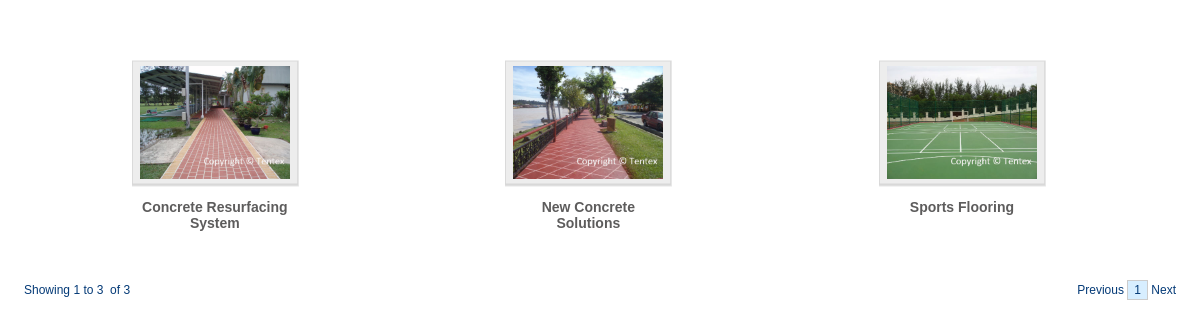
/gallery.php, run on the app's committed database.
### tables this page shows
CREATE TABLE `washington_gallery` (
  `id` int(11) NOT NULL,
  `album_id` int(11) NOT NULL,
  `product_name` varchar(250) NOT NULL,
  `description` longtext NOT NULL,
  `photo1` varchar(250) NOT NULL,
  `position` int(11) NOT NULL,
  `status` varchar(250) NOT NULL
);

CREATE TABLE `album` (
  `album_id` int(11) NOT NULL,
  `album_name` varchar(150) NOT NULL,
  `status` int(11) NOT NULL DEFAULT 0,
  `position` int(11) NOT NULL DEFAULT 0,
  `date_posted` date NOT NULL
);

### gallery_album.php (the view, shortened to what this page needs)
<?php require_once('Connections/pamconnection.php');
$query="select * from album where status=1 order by position asc, album_id desc";
$maxRows_Rs1 = 12;
$pageNum_Rs1 = 0;
$startRow_Rs1 = $pageNum_Rs1 * $maxRows_Rs1;
mysqli_select_db($conn, $database_pamconnection);
$query_limit_Rs1 = sprintf("%s LIMIT %d, %d", $query, $startRow_Rs1, $maxRows_Rs1);
$Rs1 = mysqli_query($conn, $query_limit_Rs1) or die(mysqli_error());
$row_Rs1 = mysqli_fetch_assoc($Rs1);
?>
<link href="css.css" rel="stylesheet" type="text/css">
<table width="98%" border="0" cellspacing="0" cellpadding="10">
  <tr>
    <td width="0" height="0">
      <table width="100%"  border="0" cellspacing="0" cellpadding="0">
        <?php
	if($row_Rs1!=''){
	$counter=1;
	do{
	$photo_query = mysqli_query($conn, "select * from washington_gallery where status=1 and album_id='".$row_Rs1['album_id']."' order by position asc, id desc");
	$photo_set = mysqli_fetch_array($photo_query);
if($photo_set['photo1']!='' && file_exists($photo_set['photo1'])){
	$photo = $photo_set['photo1'];
}else{
	$photo="images/default_image_small.jpg";
}
	if($counter==1){?>
        <tr>
          <td valign="top">
            <div align="left">
              <table width="160" height="0" border="0" align="center" cellpadding="10" cellspacing="0">
                <tr valign="middle" style="height:120px;">
                  <td background="images/frame.gif" style="background-repeat:no-repeat; background-position:center" align="center">
                  <a href="result.php?root=<?php echo $_GET['root'];?>&id=<?php echo $_GET['id']?>&main=<?php echo $_GET['main']?>&sub=<?php echo $_GET['sub']?>&mcat=<?php echo base64_encode($row_Rs1['album_id'])?>#result">
                  <img src="<?php echo $photo?>" alt="" width="150" height="113" border="0" class="photo_border" /></a></td>
                </tr>
                <tr valign="top">
                  <td><div align="left" class="content_text">
                    <div align="center"><a href="result.php?root=<?php echo $_GET['root'];?>&id=<?php echo $_GET['id']?>&main=<?php echo $_GET['main']?>&sub=<?php echo $_GET['sub']?>&mcat=<?php echo base64_encode($row_Rs1['album_id'])?>#result"><strong> <?php echo $row_Rs1['album_name']?></strong></a>
                    </div>
                    <br>
                  </div></td>
                </tr>
              </table>
            </div></td>
          <?php $counter++;
		}elseif($counter==2){?>
          <td valign="top"><table width="160" height="0" border="0" align="center" cellpadding="10" cellspacing="0">
              <tr valign="middle" style="height:120px;">
                <td background="images/frame.gif" style="background-repeat:no-repeat; background-position:center" align="center"><a href="result.php?root=<?php echo $_GET['root'];?>&id=<?php echo $_GET['id']?>&main=<?php echo $_GET['main']?>&sub=<?php echo $_GET['sub']?>&mcat=<?php echo base64_encode($row_Rs1['album_id'])?>#result"> <img src="<?php echo $photo?>" alt="" width="150" height="113" border="0" class="photo_border" /></a></td>
              </tr>
              <tr valign="top">
                <td><div align="left" class="content_text">
                  <div align="center"><a href="result.php?root=<?php echo $_GET['root'];?>&id=<?php echo $_GET['id']?>&main=<?php echo $_GET['main']?>&sub=<?php echo $_GET['sub']?>&mcat=<?php echo base64_encode($row_Rs1['album_id'])?>#result"><strong> <?php echo $row_Rs1['album_name']?></strong></a> </div>
                  <br>
                </div></td>
              </tr>
          </table></td>
          <?php $counter++;
		}elseif($counter==3){?>
          <td valign="top"><table width="160" height="0" border="0" align="center" cellpadding="10" cellspacing="0">
              <tr valign="middle" style="height:120px;">
                <td background="images/frame.gif" style="background-repeat:no-repeat; background-position:center" align="center"><a href="result.php?root=<?php echo $_GET['root'];?>&id=<?php echo $_GET['id']?>&main=<?php echo $_GET['main']?>&sub=<?php echo $_GET['sub']?>&mcat=<?php echo base64_encode($row_Rs1['album_id'])?>#result"> <img src="<?php echo $photo?>" alt="" width="150" height="113" border="0" class="photo_border" /></a></td>
              </tr>
              <tr valign="top">
                <td><div align="left" class="content_text">
                  <div align="center"><a href="result.php?root=<?php echo $_GET['root'];?>&id=<?php echo $_GET['id']?>&main=<?php echo $_GET['main']?>&sub=<?php echo $_GET['sub']?>&mcat=<?php echo base64_encode($row_Rs1['album_id'])?>#result"><strong> <?php echo $row_Rs1['album_name']?></strong></a> </div>
                  <br>
                </div></td>
              </tr>
          </table></td>
        </tr>
        <?php $counter=1;}
	  }while($row_Rs1 = mysqli_fetch_assoc($Rs1));
	  }
	  else{
	   ?>
        <tr>
          <td colspan="7" height="50" valign="bottom" align="center"><div align="center" class="heading4">NO ALBUM AVAILABLE AT THE MOMENT</div></td>
        </tr>
	  <?php }?>
      </table>
      </td>
  </tr>
    </table>

### css.css (style rules this page uses)
.content_text { font-family:"Calibri", Arial, Helvetica, sans-serif;color:#5d5c5c; font-size:14px; }
.content_text a:link { font-family:"Calibri", Arial, Helvetica, sans-serif; color:#5d5c5c;font-size:14px; text-decoration:none; }

### data on the page
washington_gallery: photo1 (picture)
album: album_name "Concrete Resurfacing System"
album: washington_gallery.photo1 (picture), album_name "New Concrete Solutions"
album: washington_gallery.photo1 (picture), album_name "Sports Flooring"

### other printed values
$startRow_Rs1 + 1 "1"
min($startRow_Rs1 + $maxRows_Rs1, $totalRows_Rs1) "3"
$totalRows_Rs1 "3"
